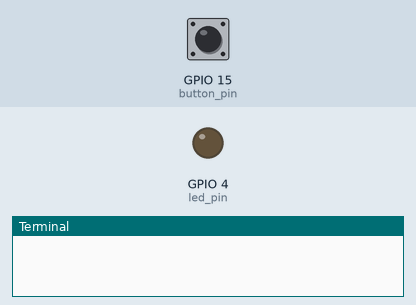
Bench run of a program on a simulated Raspberry Pi (BCM pin numbers). On the bench: output pins drawn as LEDs (lit = HIGH), the last lines printed to the terminal. The inputs (shaded band) are chosen by the test bench; at power-on: GPIO 15 (button_pin) LOW.

Above: at 1.2 s.
1.3 s: GPIO 15 (button_pin) pulled HIGH for 0.15 s
At 2.4 s:
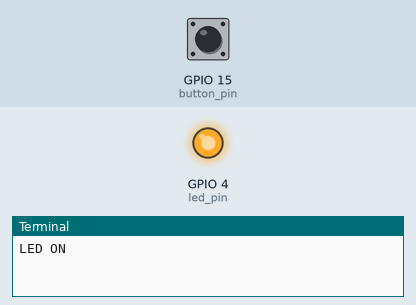
2.9 s: GPIO 15 (button_pin) pulled HIGH for 1 s
At 3.7 s:
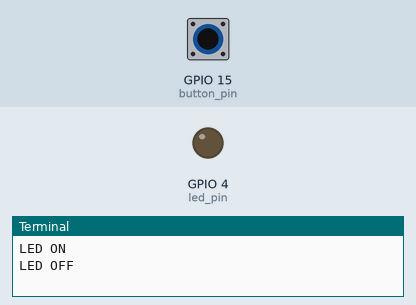
5.4 s: GPIO 15 (button_pin) pulled HIGH for 3.2 s
At 6.8 s:
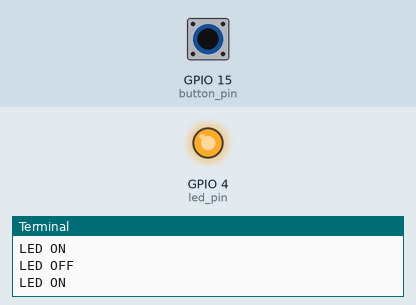
Timing chart, 0 to 8.4 s (numbered marks = the images above; inputs shaded):
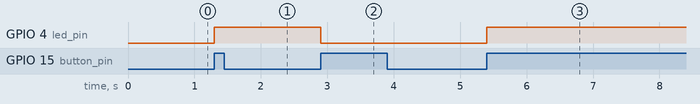

Measured:
- after the input at 1.3 s, GPIO 4 (led_pin): LOW → HIGH at once
- after the input at 2.9 s, GPIO 4 (led_pin): HIGH → LOW at once
- after the input at 5.4 s, GPIO 4 (led_pin): LOW → HIGH at once

The program:

Btn_LED.py
```python
#-*- coding: utf-8 -*-

import RPi.GPIO as GPIO
import time


def button_callback(channel):
	global light_on
	if light_on == False:
		GPIO.output(led_pin, 1)
		print("LED ON")
	else:
		GPIO.output(led_pin, 0)
		print("LED OFF")
	light_on = not light_on


button_pin = 15
led_pin = 4

GPIO.setwarnings(False)
GPIO.setmode(GPIO.BCM)
GPIO.setup(button_pin, GPIO.IN, pull_up_down=GPIO.PUD_DOWN)
GPIO.setup(led_pin, GPIO.OUT)

light_on = False

GPIO.add_event_detect(button_pin, GPIO.RISING, \
					  callback=button_callback, bouncetime=300)

while True:
	time.sleep(0.1)
```
